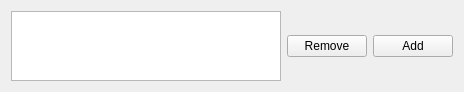
<?xml version="1.0" encoding="UTF-8"?>
<ui version="4.0">
 <class>Form</class>
 <widget class="QWidget" name="Form">
  <property name="geometry">
   <rect>
    <x>0</x>
    <y>0</y>
    <width>464</width>
    <height>79</height>
   </rect>
  </property>
  <property name="windowTitle">
   <string>Form</string>
  </property>
  <layout class="QHBoxLayout" name="horizontalLayout_2">
   <item>
    <layout class="QHBoxLayout" name="horizontalLayout">
     <item>
      <widget class="QPlainTextEdit" name="plainTextEdit"/>
     </item>
     <item>
      <widget class="QPushButton" name="pushButton">
       <property name="text">
        <string>Remove</string>
       </property>
      </widget>
     </item>
     <item>
      <widget class="QPushButton" name="pushButton_2">
       <property name="text">
        <string>Add</string>
       </property>
      </widget>
     </item>
    </layout>
   </item>
  </layout>
 </widget>
 <resources/>
 <connections/>
</ui>
